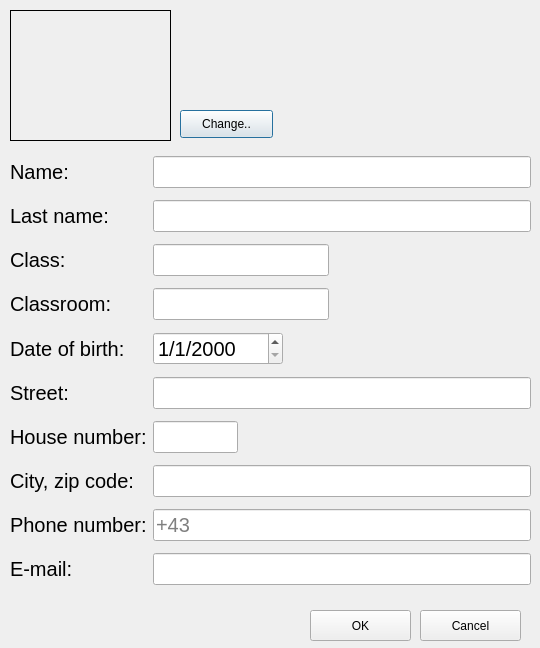
<?xml version="1.0" encoding="UTF-8"?>
<ui version="4.0">
 <class>EditStudent</class>
 <widget class="QDialog" name="EditStudent">
  <property name="geometry">
   <rect>
    <x>0</x>
    <y>0</y>
    <width>540</width>
    <height>648</height>
   </rect>
  </property>
  <property name="windowTitle">
   <string>Dialog</string>
  </property>
  <widget class="QLabel" name="label_profileImage">
   <property name="geometry">
    <rect>
     <x>10</x>
     <y>10</y>
     <width>161</width>
     <height>131</height>
    </rect>
   </property>
   <property name="frameShape">
    <enum>QFrame::Box</enum>
   </property>
   <property name="text">
    <string/>
   </property>
  </widget>
  <widget class="QPushButton" name="pushButton_3">
   <property name="geometry">
    <rect>
     <x>180</x>
     <y>110</y>
     <width>93</width>
     <height>28</height>
    </rect>
   </property>
   <property name="text">
    <string>Change..</string>
   </property>
  </widget>
  <widget class="QLabel" name="imageInfo">
   <property name="geometry">
    <rect>
     <x>180</x>
     <y>20</y>
     <width>351</width>
     <height>81</height>
    </rect>
   </property>
   <property name="font">
    <font>
     <pointsize>15</pointsize>
    </font>
   </property>
   <property name="text">
    <string/>
   </property>
  </widget>
  <widget class="QWidget" name="gridLayoutWidget">
   <property name="geometry">
    <rect>
     <x>10</x>
     <y>150</y>
     <width>521</width>
     <height>451</height>
    </rect>
   </property>
   <layout class="QGridLayout" name="gridLayout_2">
    <item row="13" column="0">
     <widget class="QLabel" name="label_10">
      <property name="font">
       <font>
        <pointsize>15</pointsize>
       </font>
      </property>
      <property name="text">
       <string>E-mail:</string>
      </property>
     </widget>
    </item>
    <item row="3" column="0">
     <widget class="QLabel" name="label_4">
      <property name="font">
       <font>
        <pointsize>15</pointsize>
       </font>
      </property>
      <property name="text">
       <string>Classroom:</string>
      </property>
     </widget>
    </item>
    <item row="9" column="0">
     <widget class="QLabel" name="label_8">
      <property name="font">
       <font>
        <pointsize>15</pointsize>
       </font>
      </property>
      <property name="text">
       <string>City, zip code:</string>
      </property>
     </widget>
    </item>
    <item row="7" column="0">
     <widget class="QLabel" name="label_6">
      <property name="font">
       <font>
        <pointsize>15</pointsize>
       </font>
      </property>
      <property name="text">
       <string>Street:</string>
      </property>
     </widget>
    </item>
    <item row="5" column="0">
     <widget class="QLabel" name="label_5">
      <property name="font">
       <font>
        <pointsize>15</pointsize>
       </font>
      </property>
      <property name="text">
       <string>Date of birth:</string>
      </property>
     </widget>
    </item>
    <item row="2" column="0">
     <widget class="QLabel" name="label_3">
      <property name="font">
       <font>
        <pointsize>15</pointsize>
       </font>
      </property>
      <property name="text">
       <string>Class:</string>
      </property>
     </widget>
    </item>
    <item row="8" column="0">
     <widget class="QLabel" name="label_7">
      <property name="font">
       <font>
        <pointsize>15</pointsize>
       </font>
      </property>
      <property name="text">
       <string>House number:</string>
      </property>
     </widget>
    </item>
    <item row="0" column="1">
     <widget class="QLineEdit" name="text_name">
      <property name="font">
       <font>
        <pointsize>15</pointsize>
       </font>
      </property>
     </widget>
    </item>
    <item row="1" column="0">
     <widget class="QLabel" name="label_2">
      <property name="font">
       <font>
        <pointsize>15</pointsize>
       </font>
      </property>
      <property name="text">
       <string>Last name:</string>
      </property>
     </widget>
    </item>
    <item row="0" column="0">
     <widget class="QLabel" name="label">
      <property name="font">
       <font>
        <pointsize>15</pointsize>
       </font>
      </property>
      <property name="text">
       <string>Name:</string>
      </property>
     </widget>
    </item>
    <item row="12" column="0">
     <widget class="QLabel" name="label_9">
      <property name="font">
       <font>
        <pointsize>15</pointsize>
       </font>
      </property>
      <property name="text">
       <string>Phone number:</string>
      </property>
     </widget>
    </item>
    <item row="1" column="1">
     <widget class="QLineEdit" name="text_lastName">
      <property name="sizePolicy">
       <sizepolicy hsizetype="Expanding" vsizetype="Fixed">
        <horstretch>0</horstretch>
        <verstretch>0</verstretch>
       </sizepolicy>
      </property>
      <property name="font">
       <font>
        <pointsize>15</pointsize>
       </font>
      </property>
     </widget>
    </item>
    <item row="2" column="1">
     <widget class="QLineEdit" name="text_class">
      <property name="sizePolicy">
       <sizepolicy hsizetype="Fixed" vsizetype="Fixed">
        <horstretch>0</horstretch>
        <verstretch>0</verstretch>
       </sizepolicy>
      </property>
      <property name="font">
       <font>
        <pointsize>15</pointsize>
       </font>
      </property>
     </widget>
    </item>
    <item row="3" column="1">
     <widget class="QLineEdit" name="text_classroom">
      <property name="sizePolicy">
       <sizepolicy hsizetype="Fixed" vsizetype="Fixed">
        <horstretch>0</horstretch>
        <verstretch>0</verstretch>
       </sizepolicy>
      </property>
      <property name="font">
       <font>
        <pointsize>15</pointsize>
       </font>
      </property>
     </widget>
    </item>
    <item row="5" column="1">
     <widget class="QDateEdit" name="dateEdit">
      <property name="sizePolicy">
       <sizepolicy hsizetype="Fixed" vsizetype="Fixed">
        <horstretch>0</horstretch>
        <verstretch>0</verstretch>
       </sizepolicy>
      </property>
      <property name="font">
       <font>
        <pointsize>15</pointsize>
       </font>
      </property>
      <property name="displayFormat">
       <string>d/M/yyyy</string>
      </property>
     </widget>
    </item>
    <item row="7" column="1">
     <widget class="QLineEdit" name="text_street">
      <property name="font">
       <font>
        <pointsize>15</pointsize>
       </font>
      </property>
     </widget>
    </item>
    <item row="8" column="1">
     <widget class="QLineEdit" name="text_houseNum">
      <property name="sizePolicy">
       <sizepolicy hsizetype="Fixed" vsizetype="Fixed">
        <horstretch>0</horstretch>
        <verstretch>0</verstretch>
       </sizepolicy>
      </property>
      <property name="maximumSize">
       <size>
        <width>85</width>
        <height>16777215</height>
       </size>
      </property>
      <property name="font">
       <font>
        <pointsize>15</pointsize>
       </font>
      </property>
     </widget>
    </item>
    <item row="9" column="1">
     <widget class="QLineEdit" name="text_zip">
      <property name="sizePolicy">
       <sizepolicy hsizetype="Fixed" vsizetype="Fixed">
        <horstretch>0</horstretch>
        <verstretch>0</verstretch>
       </sizepolicy>
      </property>
      <property name="maximumSize">
       <size>
        <width>167772</width>
        <height>16777215</height>
       </size>
      </property>
      <property name="font">
       <font>
        <pointsize>15</pointsize>
       </font>
      </property>
     </widget>
    </item>
    <item row="12" column="1">
     <widget class="QLineEdit" name="text_phone">
      <property name="font">
       <font>
        <pointsize>15</pointsize>
       </font>
      </property>
      <property name="inputMask">
       <string/>
      </property>
      <property name="text">
       <string/>
      </property>
      <property name="maxLength">
       <number>32767</number>
      </property>
      <property name="readOnly">
       <bool>false</bool>
      </property>
      <property name="placeholderText">
       <string>+43</string>
      </property>
     </widget>
    </item>
    <item row="13" column="1">
     <widget class="QLineEdit" name="text_email">
      <property name="font">
       <font>
        <pointsize>15</pointsize>
       </font>
      </property>
     </widget>
    </item>
   </layout>
  </widget>
  <widget class="QPushButton" name="pushButton">
   <property name="geometry">
    <rect>
     <x>310</x>
     <y>610</y>
     <width>101</width>
     <height>31</height>
    </rect>
   </property>
   <property name="text">
    <string>OK</string>
   </property>
  </widget>
  <widget class="QLabel" name="email">
   <property name="geometry">
    <rect>
     <x>10</x>
     <y>610</y>
     <width>281</width>
     <height>31</height>
    </rect>
   </property>
   <property name="font">
    <font>
     <pointsize>14</pointsize>
    </font>
   </property>
   <property name="frameShape">
    <enum>QFrame::NoFrame</enum>
   </property>
   <property name="text">
    <string/>
   </property>
  </widget>
  <widget class="QPushButton" name="pushButton_2">
   <property name="geometry">
    <rect>
     <x>420</x>
     <y>610</y>
     <width>101</width>
     <height>31</height>
    </rect>
   </property>
   <property name="text">
    <string>Cancel</string>
   </property>
  </widget>
 </widget>
 <resources/>
 <connections/>
</ui>
